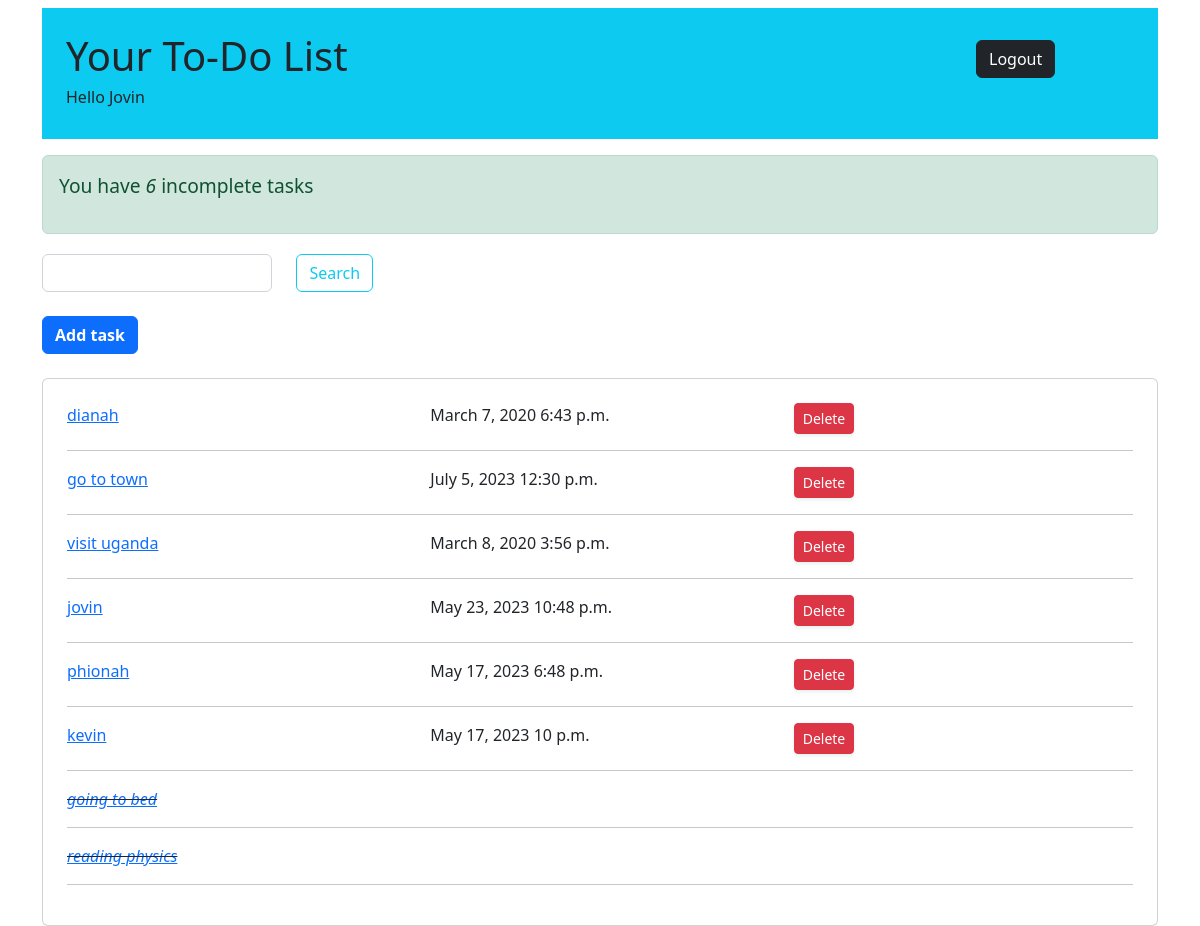
The app's page / (signed in) with its own data.
### todoapp/models.py (models this page shows)
class Task(models.Model):
    user = models.ForeignKey(User,on_delete=models.CASCADE,null=True,blank=True)
    tittle = models.CharField(max_length=200)
    discription = models.TextField(null=True,blank=True)
    complete = models.BooleanField(default=False)
    created = models.DateTimeField(auto_now_add=True)
    due_date= models.DateField(null=True)
    due_time = models.TimeField(null=True)
    def __str__(self):
         return self.tittle
    class Meta:
        ordering=['complete']

### todoapp/views.py (the view)
# urls.py: path('',TaskList.as_view(), name='tasks'),
class TaskList(LoginRequiredMixin, ListView):
    model = Task
    context_object_name='tasks'
    def get_context_data(self,**kwargs):
        context = super().get_context_data(**kwargs)
        context['tasks'] = context['tasks'].filter(user=self.request.user)
        context['count'] = context['tasks'].filter(complete=False).count()
        search_input = self.request.GET.get('search-area') or ''
        if search_input:
            context['tasks']=context['tasks'].filter(
                tittle__startswith=search_input)
        context['search_input'] = search_input
        return context

### todoapp/templates/todoapp/task_list.html (shortened to what this page needs)
 {% extends 'todoapp/main.html'%}
{% block content %}
 <div class="header-bar bg-info p-4 mt-2">
      <div class="row">
         <div class="col-md-10">
            <h1>Your To-Do List</h1>
         </div>
         <div class="col-md-2">
            {% if request.user.is_authenticated %}
            <a href="{% url 'logout' %}" class="btn btn-dark block pl-4 pr-4 mt-2">Logout</a>
            {% else %}
            <a href="{% url 'login' %}" class="btn btn-dark block pl-4 pr-4 mt-2">Login</a>
            {% endif %}
         </div>
      </div>
      <h6>Hello {{request.user|title}}</h6>
 </div>
 <div class="alert alert-success mt-3">
   <p style="font-size: 1.2rem;">You have <i>{{count}}</i> incomplete task{{ count|pluralize:"s"}} </p>
 </div>
   <form  method="GET" style="margin-top: 20px; display: flex;">
      <div class="row">
         <div class="col-md-8 col-sm-5 col-xs-5">
            <input type="text" class="form-control pr-2" name="search-area" value="{{search_input}}">
         </div>
         <div class="col-md-4 col-sm-4 col-xs-5 ">
             <input class="btn btn-outline-info" type="submit" value="Search">
         </div>
      </div>
   </form>
   <a  class="btn btn-primary mt-4" href="{% url 'task-create' %}"><strong>Add task</strong> </a>
<div class="card p-4 mt-4">
   {% for task in tasks %}
         {% if task.complete %}
            <div class="row">
               <i><s><a href="{% url 'task-update' task.id %}">{{task}}</a></s></i>
            </div>
         <hr>
         {% else %}
         <div class="row">
            <div class="col-md-4">
               <a class="text-sm" href="{% url 'task-update' task.id %}">{{task}}</a>
            </div><br>
            <div class="col-md-4">
               {{task.due_date}} {{task.due_time}}
            </div>
            <div class="col-md-4">
               <a class="btn btn-danger btn-sm shadow-sm pl-4 pr-4" href="{% url 'task-delete' task.id %}"> <span class="text-sm">Delete</span> </a>
            </div>
         </div>
         <hr>
      {% endif %}
   {% empty %}
     <div class="alert alert-info mt-4">
      No items in list
     </div>
   {% endfor %}
</div>
{% endblock content %}

### todoapp/templates/todoapp/main.html (shortened to what this page needs)
<!DOCTYPE html>
<html lang="en">
<head>
    <link rel="stylesheet" href="https://cdn.jsdelivr.net/npm/bootstrap@5.2.3/dist/css/bootstrap.min.css">
</head>
<body>
    <div class="container">
        {% block content %}
        {% endblock content %}
    </div>
</body>
</html>

### records on screen
Task: tittle "dianah", due_date "March 7, 2020", due_time "6:43 p.m."
Task: tittle "go to town", due_date "July 5, 2023", due_time "12:30 p.m."
Task: tittle "visit uganda", due_date "March 8, 2020", due_time "3:56 p.m."
Task: tittle "jovin", due_date "May 23, 2023", due_time "10:48 p.m."
Task: tittle "phionah", due_date "May 17, 2023", due_time "6:48 p.m."
Task: tittle "kevin", due_date "May 17, 2023", due_time "10 p.m."
Task: tittle "going to bed"
Task: tittle "reading physics"

### other values on screen
{{ request.user|title }} "Jovin"
{{ count }} "6"
